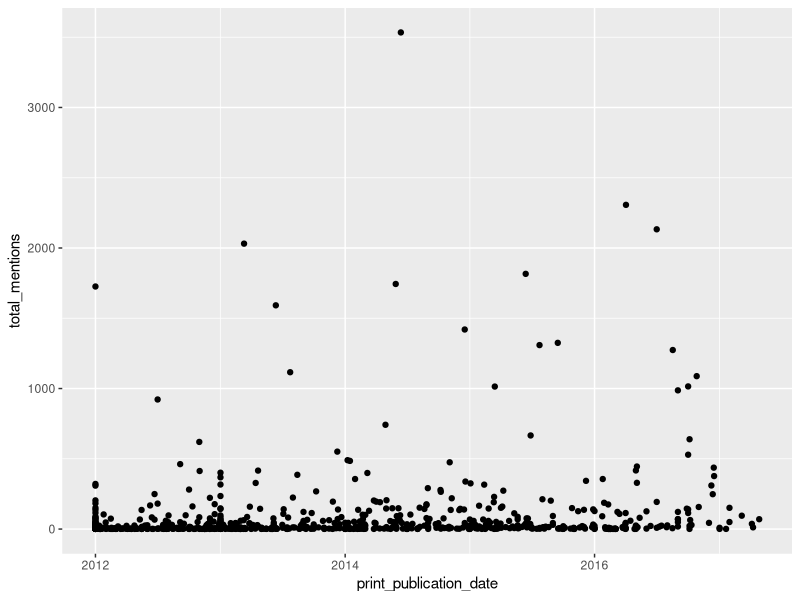
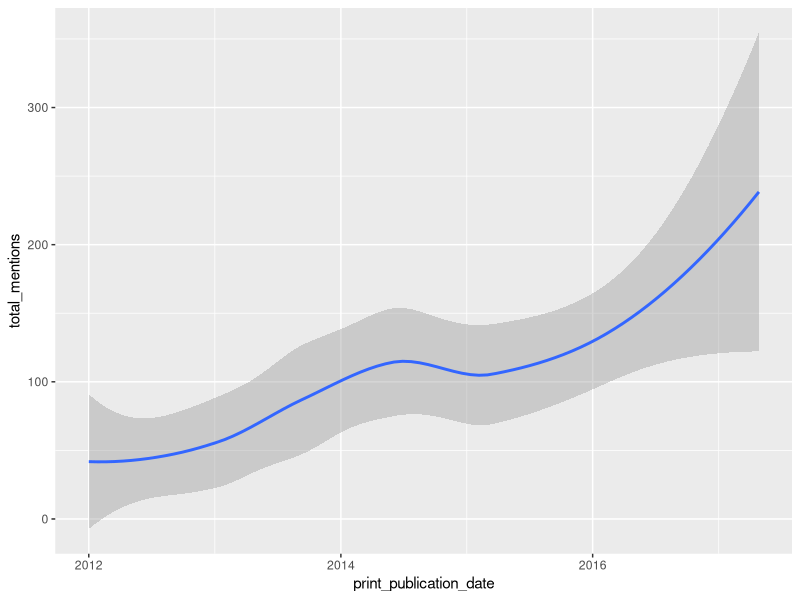
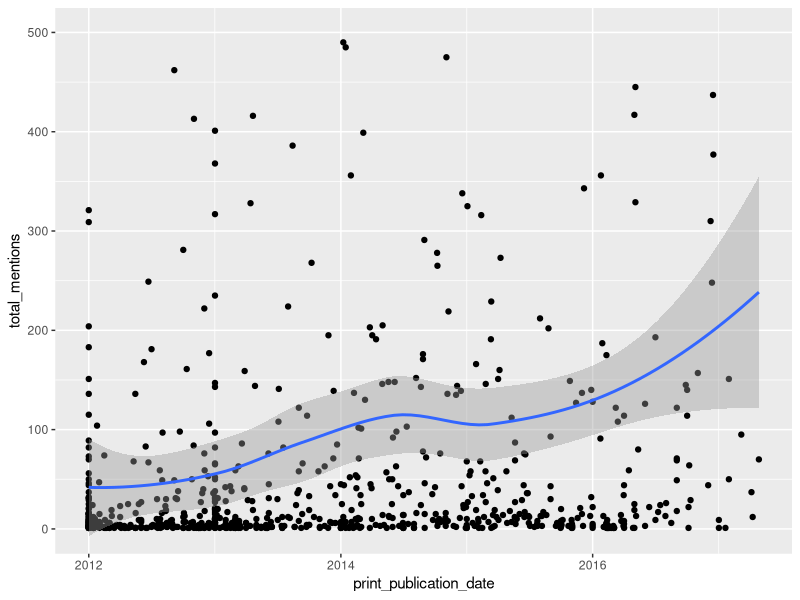

Here is the R script that generated these plots, in order:
# install.packages("tidyverse")

library(tidyverse)

# load an articles master file

articles <- read_csv("../files_out/20171205_0734_master.csv")

# plots articles by publication date and total mentions

ggplot(articles, aes(x = print_publication_date, y = total_mentions)) +
  geom_point() 

# plots a trend line through the mentions by date

ggplot(articles, aes(x = print_publication_date, y = total_mentions)) +
  geom_smooth()

# plots the articles and the trend on the same chart
# outlying articles with > 500 mentions excluded

ggplot(articles, aes(x = print_publication_date, y = total_mentions)) +
  geom_point() +
  geom_smooth() +
  coord_cartesian(ylim = c(0, 500))
